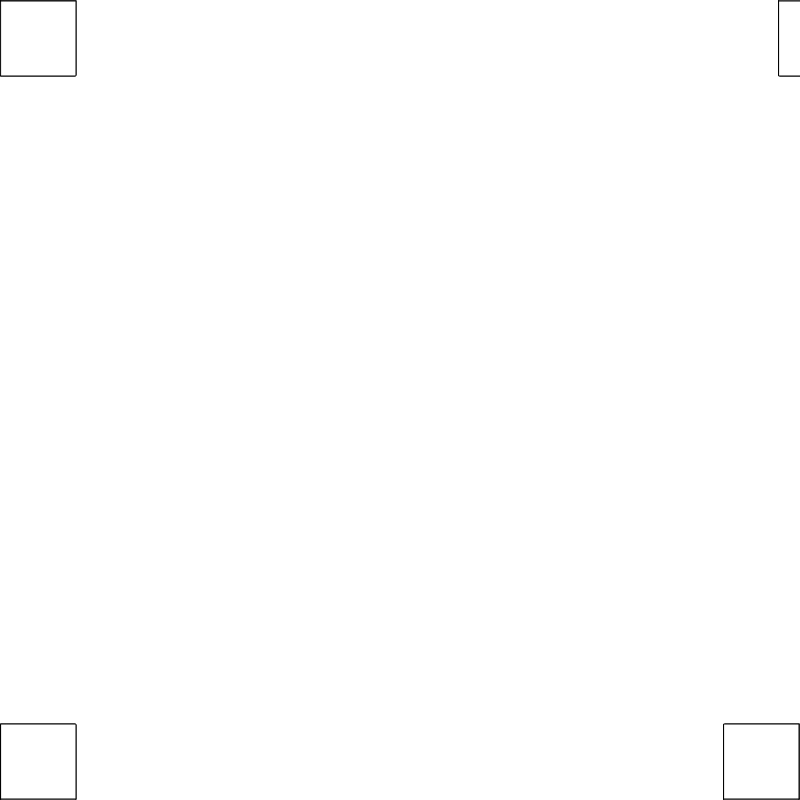
Frame 1 (no input)
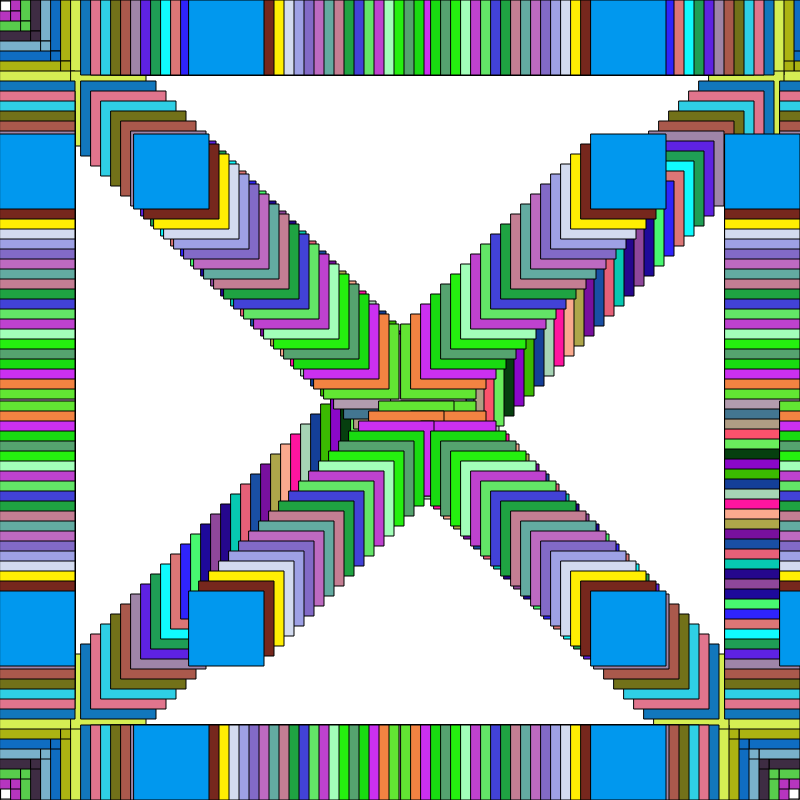
Frame 60 (no input)
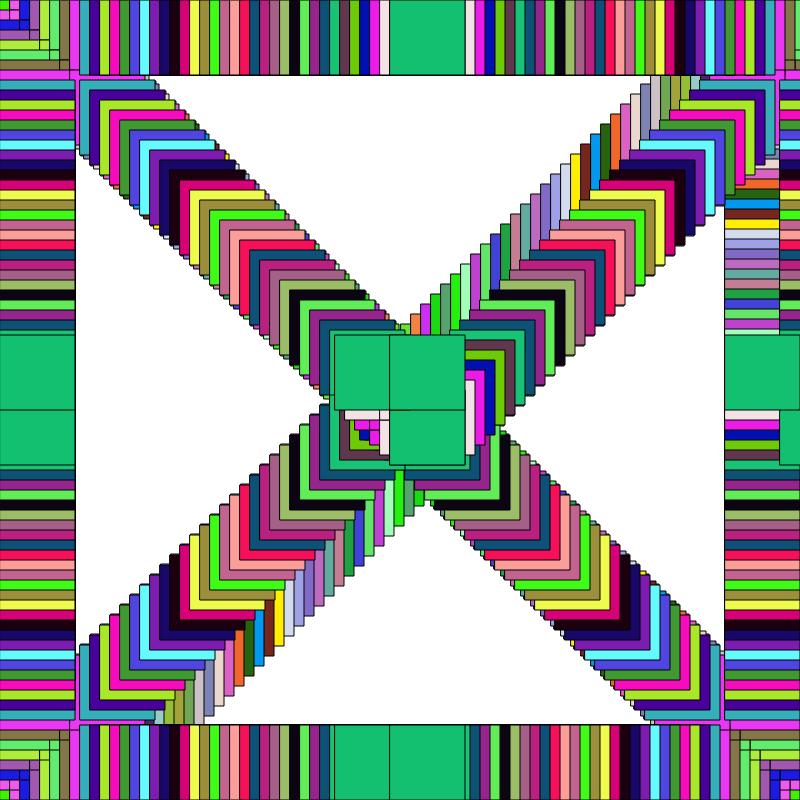
Frame 120 (the mouse pressed at the canvas centre since frame 60)

The p5.js sketch that drew these frames (run headless with seeded random() and noise() and a simulated clock; from frame 60 on, the mouse is pressed at the canvas centre):

// p5.js sketch
// ── sketch.js







var offset = 1
function setup() { 
  createCanvas(800, 800)
}

function draw() {
  rect ( 0 + offset,  0, 75)  
  rect ( 0,0 + offset,75)
  rect ( 0 + offset,0 + offset, 75)
  rect ( 780,0+offset,75)
  rect ( 780-offset,0,75)
  rect ( 780-offset,0+offset,75)

  rect ( 725, 725 - offset, 75)
  rect ( 725 - offset, 725, 75)
  rect ( 725 - offset, 725 - offset, 75)

  rect (0, 725-offset, 75)
  rect (0 +offset, 725, 75)
  rect ( 0+offset, 725-offset, 75)
  
  
  
  
  
fill (random (255), random (255), random (255),)
  offset=offset + 10;

  if (offset > 800 ) {
    offset = 0 
  }
     
  
  
  
}
